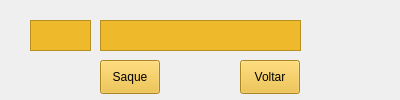
<?xml version="1.0" encoding="UTF-8"?>
<ui version="4.0">
 <class>MainWindow</class>
 <widget class="QMainWindow" name="MainWindow">
  <property name="geometry">
   <rect>
    <x>0</x>
    <y>0</y>
    <width>400</width>
    <height>100</height>
   </rect>
  </property>
  <property name="minimumSize">
   <size>
    <width>400</width>
    <height>100</height>
   </size>
  </property>
  <property name="maximumSize">
   <size>
    <width>400</width>
    <height>100</height>
   </size>
  </property>
  <property name="windowTitle">
   <string>Saque</string>
  </property>
  <widget class="QWidget" name="centralwidget">
   <widget class="QLabel" name="label">
    <property name="geometry">
     <rect>
      <x>0</x>
      <y>0</y>
      <width>411</width>
      <height>111</height>
     </rect>
    </property>
    <property name="styleSheet">
     <string notr="true">background-image: url(:/Saque/Withdraw.png);</string>
    </property>
    <property name="text">
     <string/>
    </property>
   </widget>
   <widget class="QTextEdit" name="valor">
    <property name="geometry">
     <rect>
      <x>100</x>
      <y>20</y>
      <width>201</width>
      <height>31</height>
     </rect>
    </property>
    <property name="font">
     <font>
      <pointsize>11</pointsize>
     </font>
    </property>
    <property name="styleSheet">
     <string notr="true">background-color: rgb(238, 186, 43);</string>
    </property>
    <property name="html">
     <string>&lt;!DOCTYPE HTML PUBLIC &quot;-//W3C//DTD HTML 4.0//EN&quot; &quot;http://www.w3.org/TR/REC-html40/strict.dtd&quot;&gt;
&lt;html&gt;&lt;head&gt;&lt;meta name=&quot;qrichtext&quot; content=&quot;1&quot; /&gt;&lt;meta charset=&quot;utf-8&quot; /&gt;&lt;style type=&quot;text/css&quot;&gt;
p, li { white-space: pre-wrap; }
&lt;/style&gt;&lt;/head&gt;&lt;body style=&quot; font-family:'Segoe UI'; font-size:11pt; font-weight:400; font-style:normal;&quot;&gt;
&lt;p align=&quot;center&quot; style=&quot;-qt-paragraph-type:empty; margin-top:0px; margin-bottom:0px; margin-left:0px; margin-right:0px; -qt-block-indent:0; text-indent:0px; font-size:9pt;&quot;&gt;&lt;br /&gt;&lt;/p&gt;&lt;/body&gt;&lt;/html&gt;</string>
    </property>
   </widget>
   <widget class="QPushButton" name="pushButton_3">
    <property name="geometry">
     <rect>
      <x>100</x>
      <y>60</y>
      <width>60</width>
      <height>34</height>
     </rect>
    </property>
    <property name="styleSheet">
     <string notr="true">background-color: rgb(238, 186, 43);</string>
    </property>
    <property name="text">
     <string>Saque</string>
    </property>
   </widget>
   <widget class="QPushButton" name="pushButton_4">
    <property name="geometry">
     <rect>
      <x>240</x>
      <y>60</y>
      <width>60</width>
      <height>34</height>
     </rect>
    </property>
    <property name="styleSheet">
     <string notr="true">background-color: rgb(238, 186, 43);</string>
    </property>
    <property name="text">
     <string>Voltar</string>
    </property>
   </widget>
   <widget class="QTextEdit" name="conta">
    <property name="geometry">
     <rect>
      <x>30</x>
      <y>20</y>
      <width>61</width>
      <height>31</height>
     </rect>
    </property>
    <property name="font">
     <font>
      <pointsize>11</pointsize>
     </font>
    </property>
    <property name="styleSheet">
     <string notr="true">background-color: rgb(238, 186, 43);</string>
    </property>
    <property name="html">
     <string>&lt;!DOCTYPE HTML PUBLIC &quot;-//W3C//DTD HTML 4.0//EN&quot; &quot;http://www.w3.org/TR/REC-html40/strict.dtd&quot;&gt;
&lt;html&gt;&lt;head&gt;&lt;meta name=&quot;qrichtext&quot; content=&quot;1&quot; /&gt;&lt;meta charset=&quot;utf-8&quot; /&gt;&lt;style type=&quot;text/css&quot;&gt;
p, li { white-space: pre-wrap; }
&lt;/style&gt;&lt;/head&gt;&lt;body style=&quot; font-family:'Segoe UI'; font-size:11pt; font-weight:400; font-style:normal;&quot;&gt;
&lt;p align=&quot;center&quot; style=&quot;-qt-paragraph-type:empty; margin-top:0px; margin-bottom:0px; margin-left:0px; margin-right:0px; -qt-block-indent:0; text-indent:0px; font-size:9pt;&quot;&gt;&lt;br /&gt;&lt;/p&gt;&lt;/body&gt;&lt;/html&gt;</string>
    </property>
   </widget>
  </widget>
 </widget>
 <resources>
  <include location="../../Path.qrc"/>
 </resources>
 <connections/>
</ui>
